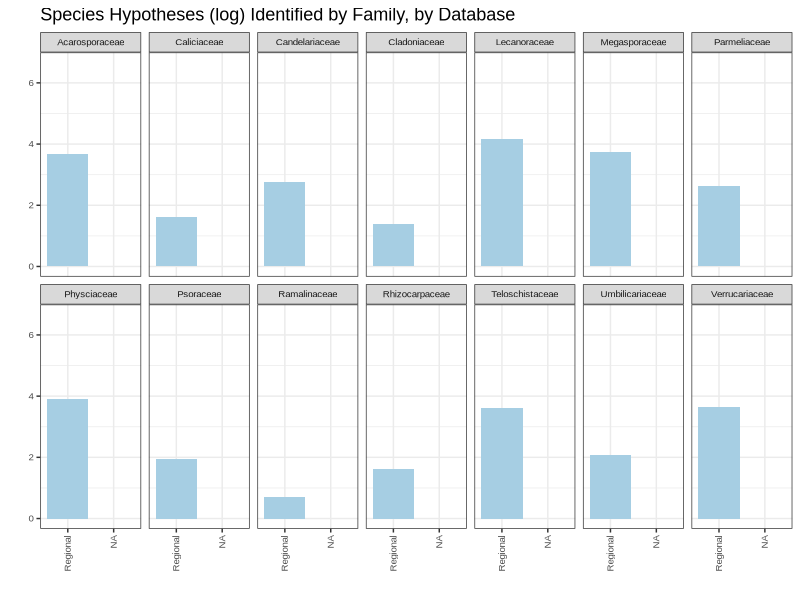
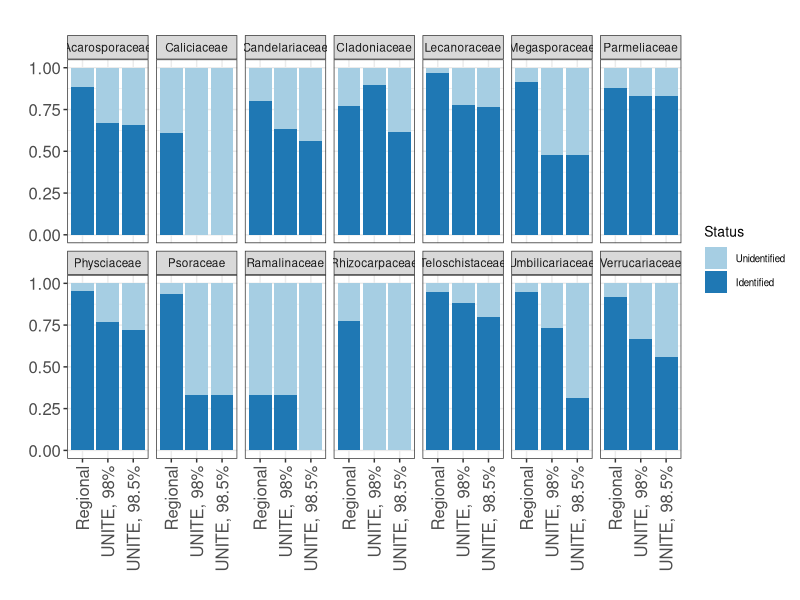
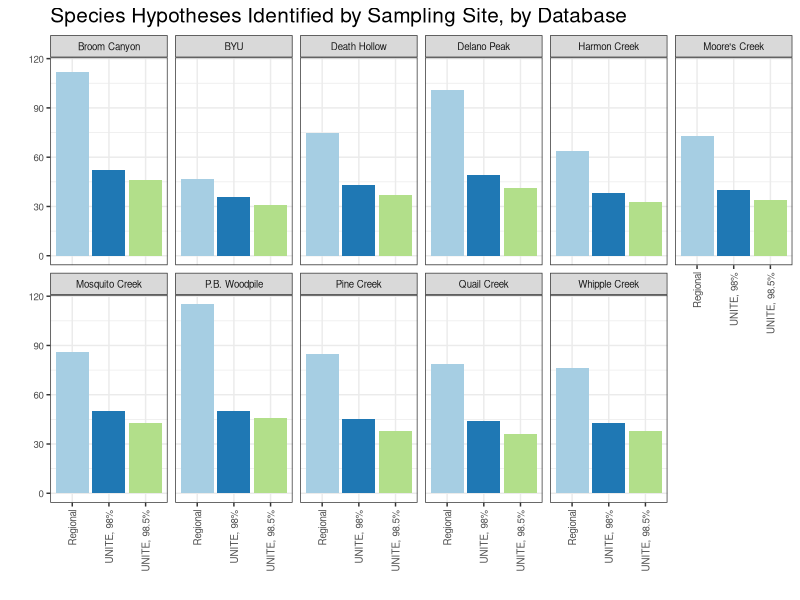
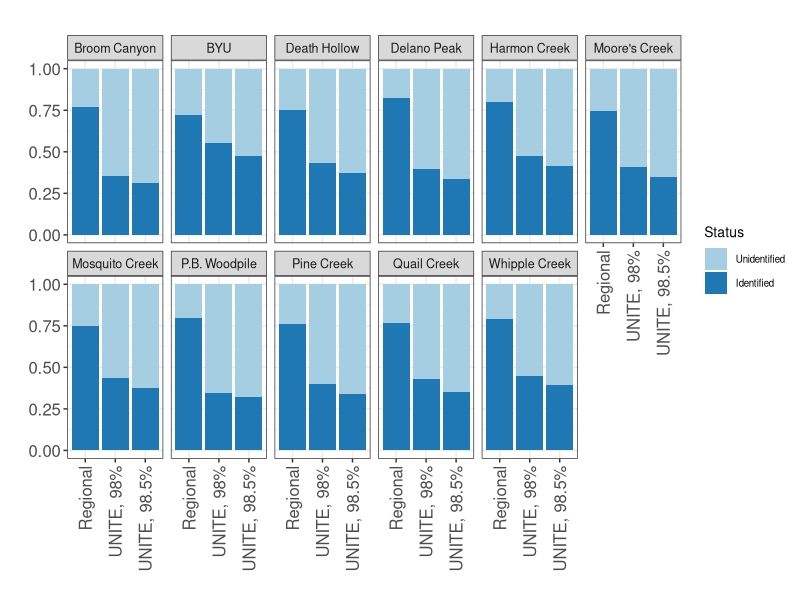
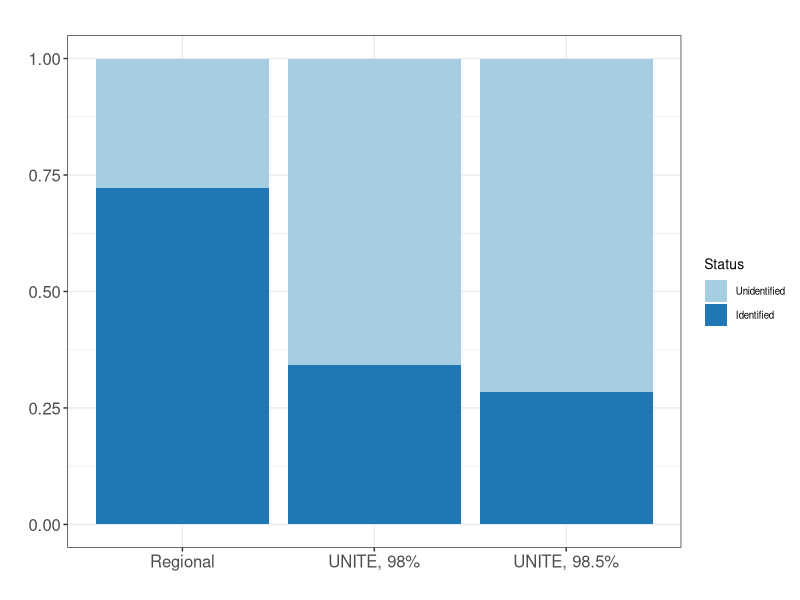

Here is the R script that generated these plots, in order:
## ---- chunk 1
knitr::opts_chunk$set(echo = TRUE)
## ---- chunk 2
library(tidyverse)
library(broom) # Load the tidyverse and broom packages for ease of data analysis.
# install.packages("RColorBrewer")
library(RColorBrewer)  # RColorBrewer helps with making colorblind-friendly figures
#install.packages("extrafont")
# library(extrafont)
# font_import()
# loadfonts(device="win") ## Use extrafont to check current font for figures
## ---- chunk 3
family_data <- read_tsv("family_data.txt") %>%
  mutate(Perc_Blast_98 = (Species_BLAST_98 / Observed_Species_Per_Family)) %>%
  mutate(Perc_Blast_98_5 = (Species_BLAST_98_5 / Observed_Species_Per_Family)) %>%
  mutate(Perc_Regional = (Species_Custom_Database / Observed_Species_Per_Family))  # Modify taxonomic family data to include identification percentage columns.

family_98 <- family_data %>%
  pull(Species_BLAST_98)  # Create three vectors for # of species identified by each database instance.
family_985 <- family_data %>%
  pull(Species_BLAST_98_5)
family_regional <- family_data %>%
  pull(Species_Custom_Database)

print(mean(family_98))  # Calculate mean, standard deviation, and standard error for number of species vectors.
print(sd(family_98))
print(sd(family_98)/sqrt(length(family_98)))
print(mean(family_985))
print(sd(family_985))
print(sd(family_985)/sqrt(length(family_985)))
print(mean(family_regional))
print(sd(family_regional))
print(sd(family_regional)/sqrt(length(family_regional)))  

family_98_per <- family_data %>%
  pull(Perc_Blast_98)  # Create three vectors of % of species identified by each database instance
family_985_per <- family_data %>%
  pull(Perc_Blast_98_5)
family_regional_per <- family_data %>%
  pull(Perc_Regional)

print(mean(family_98_per))  # Calculate mean, standard deviation, and standard error for percentage of species vectors.
print(sd(family_98_per))
print(sd(family_98_per)/sqrt(length(family_98_per)))
print(mean(family_985_per))
print(sd(family_985_per))
print(sd(family_985_per)/sqrt(length(family_985_per)))
print(mean(family_regional_per))
print(sd(family_regional_per))
print(sd(family_regional_per)/sqrt(length(family_regional_per)))  
## ---- chunk 4
sites_data <- read_tsv("site_id_data.txt") %>%
  mutate(Perc_Blast_98 = (Species_BLAST_98 / Observed_Species_Per_Site)) %>%
  mutate(Perc_Blast_98_5 = (Species_BLAST_98_5 / Observed_Species_Per_Site)) %>%
  mutate(Perc_Regional = (Species_Custom_Database / Observed_Species_Per_Site))  # Create new columns for the site data, which the original data didn't have.

sites_blast_98 <- sites_data %>%
  pull(Species_BLAST_98)  # Create three vectors of data for the # of species identified by each database instance.
sites_blast_985 <- sites_data %>%
  pull(Species_BLAST_98_5)
sites_regional <- sites_data %>%
  pull(Species_Custom_Database)

print(mean(sites_blast_98))  # Calculate mean, standard deviation, and standard error of the vectors of species # data.
print(sd(sites_blast_98))
print(sd(sites_blast_98)/sqrt(length(sites_blast_98)))
print(mean(sites_blast_985))
print(sd(sites_blast_985))
print(sd(sites_blast_985)/sqrt(length(sites_blast_985)))
print(mean(sites_regional))
print(sd(sites_regional))
print(sd(sites_regional)/sqrt(length(sites_regional))) 

sites_blast_98_per <- sites_data %>%
  pull(Perc_Blast_98)  #Create three vectors of data for the % of species identified by each database instance.
sites_blast_985_per <- sites_data %>%
  pull(Perc_Blast_98_5)
sites_regional_per <- sites_data %>%
  pull(Perc_Regional)

print(mean(sites_blast_98_per))  # Calculate mean, standard deviation, and standard error for percentage vectors.
print(sd(sites_blast_98_per))
print(sd(sites_blast_98_per)/sqrt(length(sites_blast_98_per)))
print(mean(sites_blast_985_per))
print(sd(sites_blast_985_per))
print(sd(sites_blast_985_per)/sqrt(length(sites_blast_985_per)))
print(mean(sites_regional_per))
print(sd(sites_regional_per))
print(sd(sites_regional_per)/sqrt(length(sites_regional_per))) 
## ---- chunk 5
family_data <- family_data <- read_tsv("family_data.txt") %>%
  mutate(Perc_Blast_98 = (Species_BLAST_98 / Observed_Species_Per_Family)) %>%
  mutate(Perc_Blast_98_5 = (Species_BLAST_98_5 / Observed_Species_Per_Family)) %>%
  rename("BLAST_98" = Species_BLAST_98, "BLAST_98.5" = Species_BLAST_98_5, "Regional" = Species_Custom_Database) %>%
  mutate(BLAST_98 = log(BLAST_98), BLAST_98.5 = log(BLAST_98.5), Regional = log(Regional))  # Rename columns of taxonomic family data to reflect just the database and aid in pivoting data; log-transform species numbers columns to achieve normal distribution (any 0 values changed by adding 1 to them to allow log-transform to work, which will set the 1 value to zero after log-transformation)

shapiro.test(family_data$BLAST_98)  # Run Shapiro-Wilk tests to check for normal distribution of taxonomic family data
shapiro.test(family_data$BLAST_98.5)
shapiro.test(family_data$Regional) 

family_data <- family_data %>%
  pivot_longer(c(BLAST_98, BLAST_98.5, Regional), names_to = "Database", values_to = "Species_Identified")  # Pivot columns to facilitate ANOVA testing

family_anova <- aov(Species_Identified ~ Database, data = family_data)
summary(family_anova)  # Run ANOVA testing

tukey_family_anova <- TukeyHSD(family_anova)
tukey_family_anova  # Run Tukey HSD post-hoc testing

# kruskal.test(Species_Identified ~ Database, data = family_data)
# The Kruskal-Wallis test was run when taxonomic families with less than 5 species were still included in the testing data. However, as the n < 5 families were significant outliers, these were removed from the data. Adding 1 to any zeroes in the data, then log-transforming the remaining family data fulfilled the requirement of ANOVA for normal distribution of data. ANOVA results suggest no statistical significance in difference between the Regional database and the UNITE database (accessed through BLAST), but the Tukey HSD post-hoc test was run to find the variation in adjusted p-values for the different database instance pairs.
## ---- chunk 6
sites_data <- read_tsv("site_id_data.txt") %>%
  mutate(Perc_Blast_98 = (Species_BLAST_98 / Observed_Species_Per_Site)) %>%
  mutate(Perc_Blast_98_5 = (Species_BLAST_98_5 / Observed_Species_Per_Site))

sites_blast_98 <- sites_data %>%
  pull(Species_BLAST_98)
sites_blast_985 <- sites_data %>%
  pull(Species_BLAST_98_5)
sites_regional <- sites_data %>%
  pull(Species_Custom_Database)

shapiro.test(sites_blast_98)  # Run Shapiro-Wilk tests to check for normal distribution of site-based data
shapiro.test(sites_blast_985)
shapiro.test(sites_regional)

sites_data <- sites_data %>%
  rename("BLAST_98" = Species_BLAST_98, "BLAST_98.5" = Species_BLAST_98_5, "Regional" = Species_Custom_Database) %>%
  pivot_longer(c(BLAST_98, BLAST_98.5, Regional), names_to = "Database", values_to = "Species_Identified")  # Rename and pivot columns to facilitate ANOVA testing

site_anova <- aov(Species_Identified ~ Database, data = sites_data)
summary(site_anova)  # ANOVA testing on the site data

tukey_site_anova <- TukeyHSD(site_anova)
tukey_site_anova  # Run Tukey HSD post-hoc testing
## ---- chunk 7
family_data <- read_tsv("family_data.txt") %>%
  mutate(BLAST_98 = log(Species_BLAST_98), BLAST_98_5 = log(Species_BLAST_98_5), Regional = log(Species_Custom_Database)) %>%
  rename("BLAST 98% (UNITE)" = BLAST_98, "BLAST 98.5% (UNITE)" = BLAST_98_5, "Regional" = Regional) 

family_levels <- factor(c("Regional", "UNITE, 98%", "UNITE, 98.5%")) %>%
  fct_recode("Regional" = "Regional", "UNITE, 98.5%"="UNITE, 98.5%", "UNITE, 98%" = "UNITE, 98%")  # Rename columns for ease of figure creation; create a factor for use in ordering database instances in figure

family_data <- family_data %>%
  pivot_longer(c(`BLAST 98% (UNITE)`, `BLAST 98.5% (UNITE)`, Regional), names_to = "Database", values_to = "Species_Identified") %>%
  mutate(Database = factor(Database, family_levels))  # Pivot database instances into one column and values into another; mutate database column into a factor using family_levels factor for ordering

family_visual <- ggplot(family_data, aes(x=Database, y=Species_Identified)) +
  geom_col(aes(fill=Database), show.legend = FALSE) +
  theme_bw() +
  facet_wrap(~ Family, nrow=2) +
  scale_fill_brewer(palette="Paired") +
  theme(axis.text.x = element_text(angle = 90, vjust = 0.5, hjust = 1), axis.text = element_text(size=7), axis.title = element_text(size=13), plot.title = element_text(size=13), legend.title = element_text(size=11), legend.text = element_text(size=8), strip.text.x = element_text(size = 7), text=element_text(family="Arial")) +
  labs(y = "", x = "", title="Species Hypotheses (log) Identified by Family, by Database")  # Create a visualization of the taxonomic family identification values for UNITE and for the custom regional database.

family_visual  # Show taxonomic family data visualization


family_data <- read_tsv("family_data.txt") %>%  # Prepare data for proportional figure
  mutate(BLAST_98 = log(Species_BLAST_98), BLAST_98_5 = log(Species_BLAST_98_5), Regional = log(Species_Custom_Database)) %>%
  rename("UNITE, 98%" = BLAST_98, "UNITE, 98.5%" = BLAST_98_5, "Regional" = Regional) %>%
  mutate(Observed_log = log(Observed_Species_Per_Family)) %>%
  select(-Observed_Species_Per_Family, -Species_Custom_Database, -Species_BLAST_98, -Species_BLAST_98_5) %>%
  pivot_longer(c("UNITE, 98%", "UNITE, 98.5%", "Regional"), names_to = "Database", values_to = "Identified") %>%
  mutate(Unidentified = Observed_log - Identified) %>%
  mutate(Database = factor(Database, family_levels)) %>%
  pivot_longer(c(Identified, Unidentified), names_to = "Status", values_to = "Number (log)") %>%
  mutate(Status = factor(Status, c("Unidentified", "Identified")))
  

family_total_visual <- ggplot(family_data, aes(x=Database, y=`Number (log)`, fill = Status)) +
  geom_bar(position="fill", stat="identity") +
  theme_bw() +
  facet_wrap(~ Family, nrow=2) +
  scale_fill_brewer(palette="Paired", labels=c("Unidentified", "Identified")) +
  theme(axis.text.x = element_text(angle = 90, vjust = 0.5, hjust = 1), axis.text = element_text(size=12), axis.title = element_text(size=12), plot.title = element_text(size=15), legend.title = element_text(size=10), legend.text = element_text(size=7), strip.text.x = element_text(size=8.5)) +
  labs(y = "", x="", title="")  # Create a visualization of the proportional taxonomic family identification values for UNITE and for the custom regional database.

family_total_visual
## ---- chunk 8
site_data <- read_tsv("site_id_data.txt")%>%
  rename("UNITE, 98%" = Species_BLAST_98, "UNITE, 98.5%" = Species_BLAST_98_5, "Regional" = Species_Custom_Database)

site_levels <- factor(c("Regional", "UNITE, 98%", "UNITE, 98.5%")) %>%
  fct_recode("Regional" = "Regional", "UNITE, 98.5%"="UNITE, 98.5%", "UNITE, 98%" = "UNITE, 98%")  # Rename columns for ease of figure creation; create a factor for use in ordering database instances in figure

site_data <- site_data %>%
  pivot_longer(c(`UNITE, 98%`, `UNITE, 98.5%`, Regional), names_to = "Database", values_to = "Species_Identified") %>%
  mutate(Database = factor(Database, site_levels))  # Pivot database instances into one column and values into another; mutate database column into a factor using site_levels factor for ordering

site_visual <- ggplot(site_data, aes(x=Database, y=Species_Identified)) +
  geom_col(aes(fill=Database), show.legend = FALSE) +
  theme_bw() +
  facet_wrap(~ Site, nrow=2) +
  scale_fill_brewer(palette="Paired") +
  theme(axis.text.x = element_text(angle = 90, vjust = 0.5, hjust = 1), axis.text = element_text(size=7), axis.title = element_text(size=12), plot.title = element_text(size=15), legend.title = element_text(size=10), legend.text = element_text(size=7), strip.text.x = element_text(size=7)) +
  labs(y = "", x= "", title="Species Hypotheses Identified by Sampling Site, by Database")  # Create a visualization of the geographic sampling site identification values for UNITE and for the custom regional database.

site_visual


site_data <- read_tsv("site_id_data.txt")%>%  # Prepare data for proportional figure
  rename("UNITE, 98%" = Species_BLAST_98, "UNITE, 98.5%" = Species_BLAST_98_5, "Regional" = Species_Custom_Database)

site_levels <- factor(c("Regional", "UNITE, 98%", "UNITE, 98.5%")) %>%
  fct_recode("Regional" = "Regional", "UNITE, 98.5%"="UNITE, 98.5%", "UNITE, 98%" = "UNITE, 98%")  # Rename columns for ease of figure creation; create a factor for use in ordering database instances in figure

site_data <- site_data %>%
  pivot_longer(c(`UNITE, 98%`, `UNITE, 98.5%`, Regional), names_to = "Database", values_to = "Species_Identified") %>%
  mutate(Database = factor(Database, site_levels)) %>%
  rename("Identified" = Species_Identified) %>%
  mutate("Unidentified" = Observed_Species_Per_Site - Identified) %>%
  select(-Observed_Species_Per_Site, -Percent_Custom_Database) %>%
  pivot_longer(c(Identified, Unidentified), names_to = "Status", values_to = "Numbers") %>%
  mutate(Status = factor(Status, c("Unidentified", "Identified")))

site_total_visual <- ggplot(site_data, aes(x=Database, y=Numbers, fill = Status)) +
  geom_bar(position="fill", stat="identity") +
  theme_bw() +
  facet_wrap(~ Site, nrow=2) +
  scale_fill_brewer(palette="Paired", labels=c("Unidentified", "Identified")) +
  theme(axis.text.x = element_text(angle = 90, vjust = 0.5, hjust = 1), axis.text = element_text(size=12), axis.title = element_text(size=12), plot.title = element_text(size=15), legend.title = element_text(size=10), legend.text = element_text(size=7), strip.text.x = element_text(size=9)) +
  labs(y = "", x="", title="")  # Create a visualization of the proportional geographic sampling site identification values for UNITE and for the custom regional database.

site_total_visual
## ---- chunk 9
total_data <- read_tsv("total_data.txt") %>%
  pivot_longer(c(Species_Identified, Not_Identified), names_to = "Status", values_to = "Number")

total_levels <- factor(c("Regional", "UNITE, 98%", "UNITE, 98.5%")) %>%
  fct_recode("Regional" = "Regional", "UNITE, 98.5%"="UNITE, 98.5%", "UNITE, 98%" = "UNITE, 98%")  # Pivot columns for ease of figure creation; create a factor for use in ordering database instances in figure

total_data <- total_data %>%
  mutate(Database = factor(Database, total_levels))  # Mutate database column into a factor using total_levels factor for ordering

total_viz <- total_data %>%
  ggplot(aes(x=Database, y=Number, fill=Status)) +
  geom_bar(position="fill", stat="identity") +
  theme_bw() +
  scale_fill_brewer(palette="Paired", labels=c("Unidentified", "Identified")) +
  theme(axis.text = element_text(size=12), axis.title = element_text(size=12), plot.title = element_text(size=15), legend.title = element_text(size=10), legend.text = element_text(size=7)) +
  labs(y="", x = "", title="")  # Create a visualization of the total identification values for UNITE and for the custom regional database.

total_viz  # Show total identification data visualization

